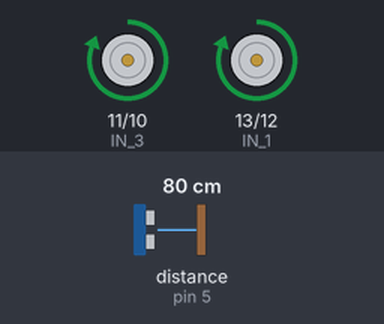
The sketch below on a simulated Arduino Uno, built with avr-gcc and run on an emulated ATmega328P. On the bench: motor-driver pin pairs drawn as motors (green arrow = first pin HIGH = forward, orange = second pin HIGH = backward, longer = more drive). The test bench sets the inputs (shaded band); at power-on: distance to the obstacle (sensor on pin 5) 80 cm. The echo pulse lasts 58.3 µs per cm.

Above: at 1.2 s.
1.3 s: distance to the obstacle (sensor on pin 5) set to 28 cm
2.9 s: distance to the obstacle (sensor on pin 5) set to 24 cm
At 4.3 s:
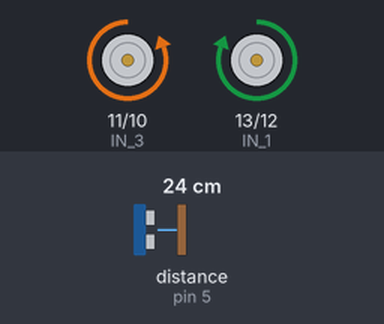
4.8 s: distance to the obstacle (sensor on pin 5) set to 35 cm
At 5.6 s:
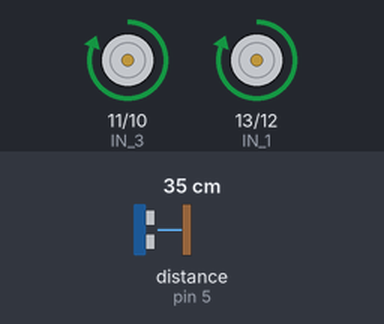
6.5 s: distance to the obstacle (sensor on pin 5) set to 2 cm
At 8.0 s:
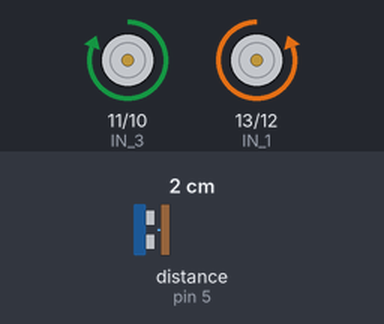
8.3 s: distance to the obstacle (sensor on pin 5) set to 60 cm
At 9.3 s:
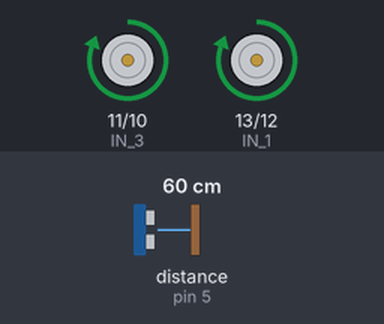
Timing chart, 0 to 11.0 s (numbered marks = the images above; inputs shaded):
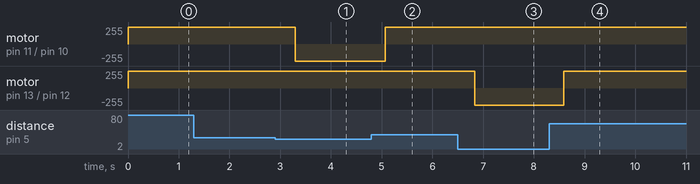

Measured:
- the behaviour switches between 26 and 25 cm on distance to the obstacle (sensor on pin 5) (found by bisection; images 0 and 1)
- after the input at 1.3 s, every drawn part: stays the same
- after the input at 2.9 s, motor on pin 11 (IN_3) / pin 10 (IN_4): forward 255/255 → backward 255/255 after 0.40 s
- after the input at 4.8 s, motor on pin 11 (IN_3) / pin 10 (IN_4): backward 255/255 → forward 255/255 after 0.27 s
- after the input at 6.5 s, motor on pin 13 (IN_1) / pin 12 (IN_2): forward 255/255 → backward 255/255 after 0.33 s
- after the input at 8.3 s, motor on pin 13 (IN_1) / pin 12 (IN_2): backward 255/255 → forward 255/255 after 0.29 s

The sketch:

carrinhoCertalterado.ino
```cpp
#include <Ultrasonic.h>

//codigo retirado do site makerhero


/* Definições dos GPIOs para leitura do sensor ultrasonico */
#define GPIO_TRIGGER     4
#define GPIO_ECHO        5

/* Definições de operação do sensor ultrasônico */
#define DISTANCIA_MINIMA_CM                25.0 //cm
#define TEMPO_ENTRE_LEITURAS_DE_DISTANCIA  250  //ms

/* Definições para controle dos dois motores */
#define IN_1      13
#define IN_2      12
#define IN_3      11
#define IN_4      10

/* Definições dos motores a serem controlados */
#define MOTOR_A                      0x00
#define MOTOR_B                      0x01

/* Definições das ações dos motores */
#define ACAO_FREIO                   0x00
#define ACAO_MOVIMENTO_ANTI_HORARIO  0x01
#define ACAO_MOVIMENTO_HORARIO       0x02
#define ACAO_PONTO_MORTO             0x03

/* Definições de sentido de giro (em caso de obstáculo) */
#define SENTIDO_GIRO_ANTI_HORARIO    0x00
#define SENTIDO_GIRO_HORARIO         0x01

/* Definições do desvio de objetos */
#define ESTADO_AGUARDA_OBSTACULO     0x00
#define ESTADO_GIRANDO               0x01

/* Variáveis e objetos globais */
Ultrasonic ultrasonic(GPIO_TRIGGER, GPIO_ECHO);
char ultimo_lado_que_girou = SENTIDO_GIRO_ANTI_HORARIO;
char estado_desvio_obstaculos = ESTADO_AGUARDA_OBSTACULO;

/* Protótipos */
void configura_gpios_controle_motor(void);
void controla_motor(char motor, char acao);
float le_distancia_sensor_ultrasonico(void);
void maquina_estados_desvio_obstaculos(float distancia_obstaculo);

/* Função: configura GPIOs de controle do L298N como output
 * Parâmetros: nenhum
 * Retorno: nenhum
 */
void configura_gpios_controle_motor(void)
{
    pinMode(IN_1, OUTPUT);
    pinMode(IN_2, OUTPUT);
    pinMode(IN_3, OUTPUT);
    pinMode(IN_4, OUTPUT);
}

/* Função: controle um motor (freia, movimento anti-horário, movimento horário
 *         ou ponto morto)
 * Parâmetros: motor a ser controlado e ação desejada
 * Retorno: nenhum
 */
void controla_motor(char motor, char acao)
{
    int gpio_1_motor = 0;
    int gpio_2_motor = 0;

    /* seleciona os GPIOs de acordo com o motor desejado */
    switch(motor)
    {
        case MOTOR_A:
            gpio_1_motor = IN_1;
            gpio_2_motor = IN_2;
            break;

        case MOTOR_B:
            gpio_1_motor = IN_3;
            gpio_2_motor = IN_4;
            break;

        default:
            /* Motor inválido. Nada mais deve ser feito nesta função */
            return;
    }

    /* Controla o motor conforme ação desejada */
    switch(acao)
    {
        case ACAO_FREIO:
            digitalWrite(gpio_1_motor, HIGH);
            digitalWrite(gpio_2_motor, HIGH);
            break;

        case ACAO_MOVIMENTO_ANTI_HORARIO:
            digitalWrite(gpio_1_motor, LOW);
            digitalWrite(gpio_2_motor, HIGH);
            break;

        case ACAO_MOVIMENTO_HORARIO:
            digitalWrite(gpio_1_motor, HIGH);
            digitalWrite(gpio_2_motor, LOW);
            break;

        case ACAO_PONTO_MORTO:
            digitalWrite(gpio_1_motor, LOW);
            digitalWrite(gpio_2_motor, LOW);
            break;

        default:
            /* Ação inválida. Nada mais deve ser feito nesta função */
            return;
    }
}

/* Função: faz leitura da distância (em centímetros) de obstáculo a frente do robô
 * Parâmetros: nenhum
 * Retorno: distância (cm)
 */
float le_distancia_sensor_ultrasonico(void)
{
    float distancia_cm = 0.0;
    long microsec = 0;

    microsec = ultrasonic.timing();
    distancia_cm = ultrasonic.convert(microsec, Ultrasonic::CM);
    return distancia_cm;
}

/* Função: maquina de estado responsavel por controlar o desvio de obstáculos
 * Parâmetros: distância de obstáculo a frente
 * Retorno: nenhum
 */
void maquina_estados_desvio_obstaculos(float distancia_obstaculo)
{
    switch(estado_desvio_obstaculos)
    {
        case ESTADO_AGUARDA_OBSTACULO:
            if (distancia_obstaculo <= DISTANCIA_MINIMA_CM)
            {
                /* Obstáculo encontrado. O robô deve girar para
                   desviar dele */
                //Serial.println("[MOVIMENTO] Obstaculo encontrado!");

                /* Alterna sentido de giro para se livrar de obstáculos
                   (para otimizar o desvio de obstáculos) */
                if (ultimo_lado_que_girou == SENTIDO_GIRO_ANTI_HORARIO)
                    ultimo_lado_que_girou = SENTIDO_GIRO_HORARIO;
                else
                    ultimo_lado_que_girou = SENTIDO_GIRO_ANTI_HORARIO;

                estado_desvio_obstaculos = ESTADO_GIRANDO;
            }
            else
            {
                //Serial.println("[MOVIMENTO] Sem obstaculos a frente");

                /* Se não há obstáculos, continua em frente */
                controla_motor(MOTOR_A, ACAO_MOVIMENTO_HORARIO);
                controla_motor(MOTOR_B, ACAO_MOVIMENTO_HORARIO);
            }

            break;

        case ESTADO_GIRANDO:
            if (distancia_obstaculo > DISTANCIA_MINIMA_CM)
            {
                /* Não há mais obstáculo a frente do robô */
                estado_desvio_obstaculos = ESTADO_AGUARDA_OBSTACULO;
            }
            else
            {
                if (ultimo_lado_que_girou == SENTIDO_GIRO_ANTI_HORARIO)
                {
                    controla_motor(MOTOR_A, ACAO_MOVIMENTO_ANTI_HORARIO);
                    controla_motor(MOTOR_B, ACAO_MOVIMENTO_HORARIO);
                    //Serial.println("[MOVIMENTO] Girando no sentido anti-horario...");
                }
                else
                {
                    controla_motor(MOTOR_A, ACAO_MOVIMENTO_HORARIO);
                    controla_motor(MOTOR_B, ACAO_MOVIMENTO_ANTI_HORARIO);
                    //Serial.println("[MOVIMENTO] Girando no sentido horario...");
                }
            }

            break;
    }
}

void setup()
{
    Serial.begin(115200);

    /* Configura GPIOs de controle do L298N como output e coloca motor em condição de freio */
    configura_gpios_controle_motor();
    controla_motor(MOTOR_A, ACAO_FREIO);
    controla_motor(MOTOR_B, ACAO_FREIO);
}

void loop()
{
  /*
    float distancia_a_frente = 0.0;

    distancia_a_frente = le_distancia_sensor_ultrasonico();
    Serial.print("* Distancia lida: ");
    Serial.print(distancia_a_frente);
    Serial.println("cm");

    /* Verifica se há obstáculo a frente */
    maquina_estados_desvio_obstaculos
    (le_distancia_sensor_ultrasonico());

    delay(TEMPO_ENTRE_LEITURAS_DE_DISTANCIA);
}
```
